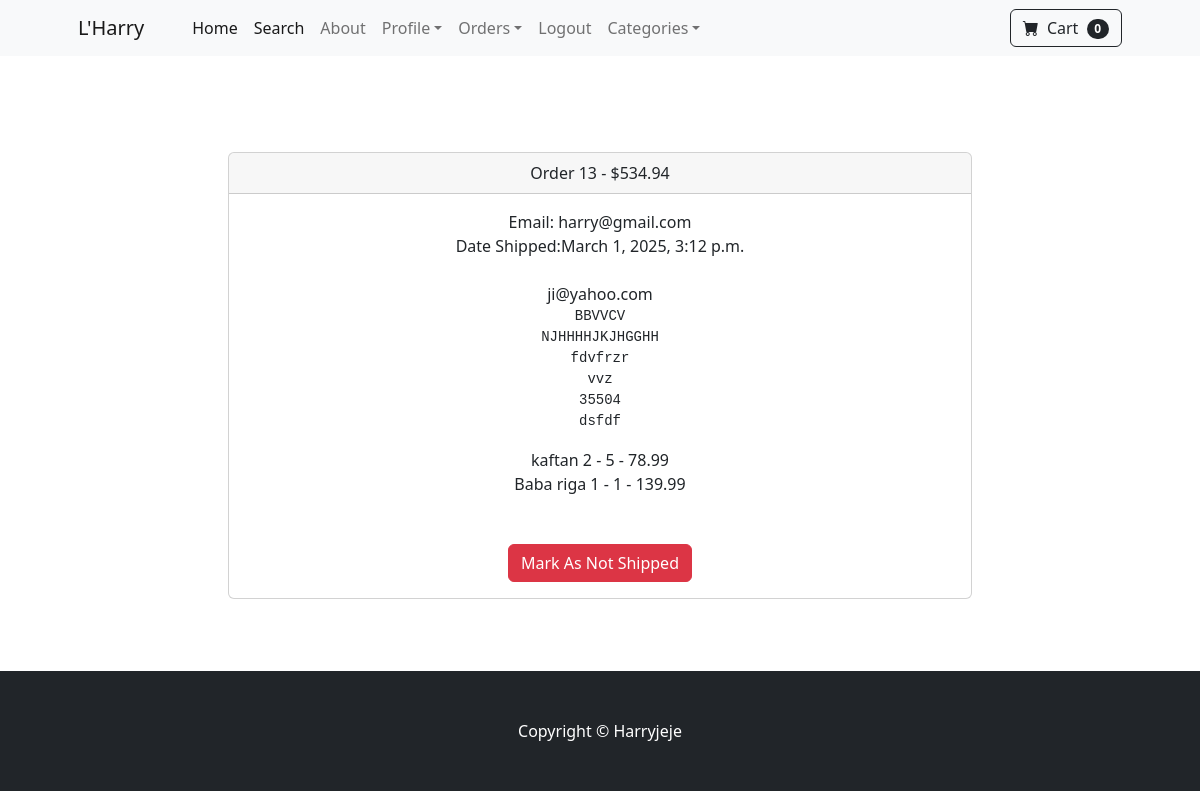
The page /payment/order/13 (signed in) on the database its author committed.
### payment/models.py (models this page shows, shortened)
class Order(models.Model):
	user = models.ForeignKey(User, on_delete=models.CASCADE, null = True, blank=True)
	full_name = models.CharField(max_length=250)
	email = models.EmailField(max_length=250)
	shipping_address = models.TextField(max_length=15000)
	amount_paid = models.DecimalField(max_digits=7, decimal_places=2)
	date_ordered = models.DateTimeField(auto_now_add=True)
	shipped = models.BooleanField(default=False)
	date_shipped = models.DateTimeField(blank= True, null=True)

class OrderItem(models.Model):
	order = models.ForeignKey(Order, on_delete=models.CASCADE, null = True)
	product = models.ForeignKey(Product, on_delete=models.CASCADE, null = True)
	user = models.ForeignKey(User, on_delete=models.CASCADE, null = True, blank=True)
	quantity = models.PositiveBigIntegerField(default=1)
	price = models.DecimalField(max_digits=7, decimal_places= 2)

### store/models.py (models this page shows)
class Product(models.Model):
	name = models.CharField(max_length=50)
	price = models.DecimalField(default=0, decimal_places=2, max_digits=6)
	category = models.ForeignKey(Category, on_delete=models.CASCADE,default=1)
	description = models.CharField(max_length=250, default='', null=True, blank=True)
	image = models.ImageField(upload_to='uploads/product/')
	is_sale = models.BooleanField(default=False)
	sale_price =  models.DecimalField(default=0, decimal_places=2, max_digits=6)
	def __str__(self):
		return self.name

### payment/views.py (the view, shortened to what this page needs)
# urls.py: path("order/<int:pk>", views.orders, name= "orders"),
def orders(request, pk):
	if request.user.is_authenticated and request.user.is_superuser:
		order = Order.objects.get(id=pk)
		items = OrderItem.objects.filter(order=pk)
		return render(request, 'payment/orders.html', {"order":order, "items":items})
	else:
		messages.success(request, 'Access Denied')
		return redirect('home')

### cart/cart.py (called while the page is built)
	def __len__(self):
		return len(self.cart)

### cart/context_processors.py (called while the page is built)
def cart(request):
	return{'cart': Cart(request)}

### payment/templates/payment/orders.html (shortened to what this page needs)
{% extends 'base.html' %}
 {% block content %}
        <br><br>
        <div class="container">
        	<div class="row">
        		<center>
        			<div class="col-8">
        				<br><br>
                   <div class="card">
  <div class="card-header">
    Order {{order.id}} - ${{order.amount_paid}}
  </div>
  <div class="card-body">
    Email: {{ order.email}} <br>
    {% if order.date_shipped%}
      Date Shipped:{{ order.date_shipped}}
    {% else %}
      Date Ordered:{{order.date_order}}
    {% endif %}
    <br><br>
    {{ order.full_name}}<br>
    <pre>{{order.shipping_address}}</pre>
    {% for item in items %}
    {{ item.product }} - {{ item.quantity }} - {{ item.price }}<br>
    {% endfor %}
   <br/><br/>
    {% if not order.shipped %}
    <form method= "POST">
  {% csrf_token %}
    <input type="hidden" name="shipping_status" value="true">
   <button type="submit" class="btn btn-success "> Mark As Shipped</button>
    </form>
    {% else %}
    <form method= "POST">
    <button type="submit" class="btn btn-danger "> Mark As Not Shipped</button>
    </form>
    {% endif%}
  </div>
</div>
    <br> <br><br>
                    </div>
                </center>
            </div>
        </div>
 {% endblock %}

### rows shown on the page
Order: id "13", amount_paid "534.94", email "harry@gmail.com", date_shipped "March 1, 2025, 3:12 p.m.", full_name "ji@yahoo.com", shipping_address "BBVVCV NJHHHHJKJHGGHH fdvfrzr vvz 35504 dsfdf"
OrderItem: product "kaftan 2", quantity "5", price "78.99"
OrderItem: product "Baba riga 1", quantity "1", price "139.99"

### other values the page prints
{{ cart|length }} "0"
